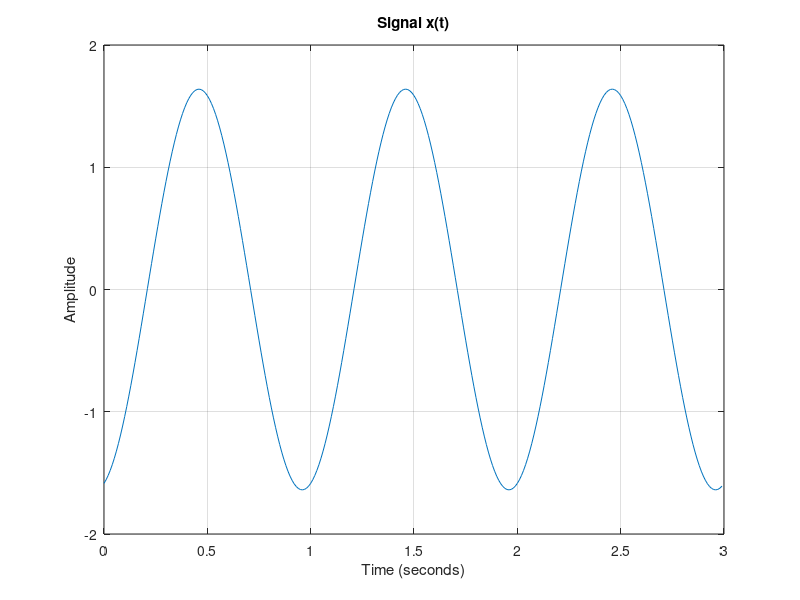

Here is the MATLAB script that generated this plot:
function[xx,tt] = syn_sin()
fk = [1, 1, 1];
Xk = [2*exp(1i*pi), 2*exp(1i*pi*(1-1.25)),(1-1i)*exp(1i*pi)];
fs = 100; % Samples per second
dur = 3/min(abs(fk)); % Total time duration to cover three periods
tstart = -0.5; % Starting time
if nargin < 5
    tstart = 0;
end

if length(fk) ~= length(Xk)
    error('Error: frequency and amplitude vectors must have the same length');
end

dt = 1/fs;
tt = tstart:dt:tstart+dur-dt;

N = length(fk);
xx = zeros(size(tt));

for k = 1:N
    xx = xx + real(Xk(k) * exp(1i * 2 * pi * fk(k) * tt));
end
x_phasor = sum(Xk); % phasor addition of all components
x_magnitude = abs(x_phasor); % magnitude of x(t)
x_phase = angle(x_phasor); % phase of x(t)
fprintf('The magnitude of x(t) is %f\n', x_magnitude);
fprintf('The phase of x(t) is %f rad\n', x_phase);
% Plot the signal
figure;
plot(tt,real(xx));
xlabel('Time (seconds)');
ylabel('Amplitude');
title('Signal x(t)');
grid on;
end



